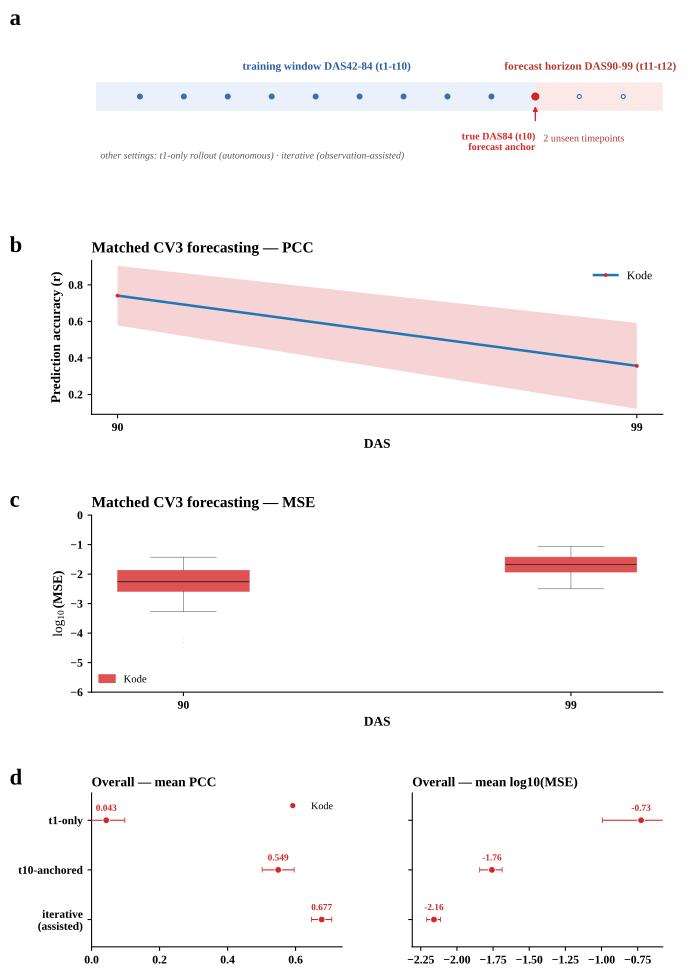

Reproduce this figure in Python.
# -*- coding: utf-8 -*-
"""fig7_extrap.py — 图七 外推 (forecasting) 主图, 四个数据集共用一份脚本 (照 fig7_extrap_maize.py 的版式)
用法: python fig7_extrap.py --dataset maize|arab|rice|uav
数据 (同目录, 由 make_fig7_data.py 生成):
  fig7_<ds>_b.csv  逐 DAS 的 mean/sd PCC/MSE (rec_tk; 有作者冻结值的数据集里 method 会有两行)
  fig7_<ds>_c.csv  逐 trait 的 MSE (rec_tk)
  fig7_<ds>_d.csv  三条件总体 mean/sd (rec_t1 / rec_tk / iter)
输出: fig7_extrap_<ds>.svg
"""
import os, argparse
import numpy as np, pandas as pd, matplotlib
matplotlib.use("Agg")
import matplotlib.pyplot as plt
from matplotlib.patches import Rectangle, Patch, FancyArrowPatch
from matplotlib.lines import Line2D

HERE = os.path.dirname(os.path.abspath(__file__))
plt.rcParams.update({
    "font.family": "serif", "font.serif": ["Times New Roman", "DejaVu Serif"],
    "mathtext.fontset": "custom", "mathtext.rm": "Times New Roman",
    "mathtext.it": "Times New Roman:italic",
    "font.size": 10, "axes.titlesize": 11.5, "axes.labelsize": 10,
    "axes.linewidth": 0.8, "xtick.labelsize": 8.8, "ytick.labelsize": 8.8,
    "legend.fontsize": 8.8, "savefig.dpi": 300, "figure.dpi": 110, "svg.fonttype": "none",
})
C_K, C_D = "#D62728", "#1F77B4"
LAB_K, LAB_D = "Kode", "dynamicGP-MegaLMM+TP1"
# 每个数据集: n_test(尾部留出点数) + 全部 DAS (从数据里读) + 面板 d 的横轴范围 (None=自适应)
SPECS = {
    "maize": dict(n_test=5, name="Maize MAGIC"),
    "arab":  dict(n_test=2, name="Arabidopsis"),
    "rice":  dict(n_test=2, name="Rice (control)"),
    "uav":   dict(n_test=2, name="UAV RGB (drought)"),
}

DS = "uav"
spec = SPECS[DS]
B = pd.read_csv(f"{HERE}/fig7_{DS}_b.csv")
C = pd.read_csv(f"{HERE}/fig7_{DS}_c.csv")
Dd = pd.read_csv(f"{HERE}/fig7_{DS}_d.csv")
DAS = sorted(B[B.method == LAB_K]["DAS"].astype(int).unique())
T = len(DAS); NT = int(spec["n_test"]); FC = DAS[-NT:]; TK = T - NT
ANCHOR = DAS[TK - 1]
HAS_AU = LAB_D in set(B.method)
print(f"[{DS}] T={T} DAS={DAS} | anchor t{TK}=DAS{ANCHOR} | horizon={FC} | 作者方法: {HAS_AU}")


def style(ax, title, ylab=None, xlab=None):
    if ylab: ax.set_ylabel(ylab, fontweight="bold", fontsize=10)
    if xlab: ax.set_xlabel(xlab, fontweight="bold", fontsize=10)
    ax.set_title(title, fontsize=11.5, fontweight="bold", loc="left", pad=6)
    ax.spines["top"].set_visible(False); ax.spines["right"].set_visible(False)
    ax.tick_params(axis="both", which="both", length=3)
    for lab in ax.get_xticklabels() + ax.get_yticklabels(): lab.set_fontweight("bold")


fig = plt.figure(figsize=(7.0, 11.0))
gs = fig.add_gridspec(4, 2, height_ratios=[0.82, 1.0, 1.15, 1.0], hspace=0.66, wspace=0.28,
                      left=0.135, right=0.985, top=0.93, bottom=0.065)

# ---------- a) 协议示意 (按数据集自适应: T 个时间点, 前 TK 训练, 后 NT 预测) ----------
axa = fig.add_subplot(gs[0, :]); axa.set_xlim(-0.6, T + 0.4); axa.set_ylim(-1.5, 2.5); axa.axis("off")
wtrain = TK - 0.5
axa.add_patch(Rectangle((-0.5, 0.05), wtrain + 0.5, 0.9, facecolor="#EAF1FA", edgecolor="none", zorder=0))
axa.add_patch(Rectangle((wtrain, 0.05), T - wtrain + 0.5, 0.9, facecolor="#FBE9E7", edgecolor="none", zorder=0))
axa.text(wtrain / 2, 1.35, f"training window  DAS{DAS[0]}-{ANCHOR}  (t1-t{TK})", ha="center",
         fontsize=8.4, color="#2C5D9E", fontweight="bold")
axa.text(wtrain + (T - wtrain) / 2, 1.35, f"forecast horizon  DAS{FC[0]}-{FC[-1]}  (t{TK+1}-t{T})",
         ha="center", fontsize=8.4, color="#B23A2E", fontweight="bold")
for i in range(T):
    axa.plot([i + 0.5], [0.5], marker="o", ms=3.6 if i < TK else 3.0,
             mfc="#3C6DB0" if i < TK else "white", mec="#3C6DB0", mew=0.9, zorder=3)
axa.plot([wtrain], [0.5], marker="o", ms=7.0, mfc=C_K, mec="white", mew=0.8, zorder=5)
axa.add_patch(FancyArrowPatch((wtrain, -0.35), (wtrain, 0.28), arrowstyle="-|>", mutation_scale=7,
                             lw=1.0, color=C_K, zorder=5))
axa.text(wtrain, -0.62, f"true DAS{ANCHOR} (t{TK})\nforecast anchor", ha="right", va="top", fontsize=7.6,
         color=C_K, fontweight="bold")
axa.text(wtrain + 0.18, -0.70, f"{NT} unseen timepoint{'s' if NT > 1 else ''}", ha="left", va="top", fontsize=7.6, color="#B23A2E")
axa.text(-0.4, -1.25, "other settings:  t1-only rollout (autonomous)   ·   iterative (observation-assisted)",
         ha="left", va="top", fontsize=7.4, color="0.35", style="italic")

# ---------- b) PCC (线 + ribbon) ----------
axb = fig.add_subplot(gs[1, :])
series = [(LAB_D, C_D, "--")] if HAS_AU else []
series += [(LAB_K, C_K, "-")]
# 2026-09-27: ?????? Kode ??, ????
LEG_ORDER = [LAB_K, LAB_D] if HAS_AU else [LAB_K]
for who, col, ls in series:
    g = B[B.method == who].sort_values("DAS"); g = g[g.DAS.isin(FC)]
    axb.fill_between(g.DAS, g.pcc_mean - g.pcc_sd, g.pcc_mean + g.pcc_sd, color=col, alpha=0.20, lw=0, zorder=2)
    axb.plot(g.DAS, g.pcc_mean, ls=ls, lw=1.9 if who == LAB_K else 1.6, marker="o", ms=2.6,
             mec=col, mfc=col, mew=0.25, label=who, zorder=3)
style(axb, "Matched CV3 forecasting — PCC", "Prediction accuracy (r)", "DAS")
axb.set_xticks(FC)
# 2026-09-27: ??? mean?SD ??????(???? mean, ??????), ???? PCC ? [0,1]
_lohi = [(v - s, v + s) for who, _c, _l in series
         for v, s in zip(B[(B.method == who) & (B.DAS.isin(FC))].pcc_mean,
                         B[(B.method == who) & (B.DAS.isin(FC))].pcc_sd)
         if np.isfinite(v) and np.isfinite(s)]
_lo = min(a for a, _b in _lohi); _hi = max(b for _a, b in _lohi)
axb.set_ylim(max(0.0, _lo - 0.03), min(1.0, _hi + 0.03))
_h, _l = axb.get_legend_handles_labels()
_idx = [_l.index(x) for x in LEG_ORDER if x in _l]
axb.legend([_h[i] for i in _idx], [_l[i] for i in _idx], frameon=False, loc="upper right")

# ---------- c) MSE (log10 分组箱线) ----------
axc = fig.add_subplot(gs[2, :])
offs = [0.0] if not HAS_AU else [-0.20, +0.20]
for (who, col, ls), off in zip(series, offs if HAS_AU else [0.0]):
    for i, t in enumerate(FC):
        v = C[(C.method == who) & (C.time == t)]["mse"].values.astype(float)
        v = np.log10(v[np.isfinite(v) & (v > 0)])
        if v.size == 0: continue
        bp = axc.boxplot([v], positions=[i + off], widths=0.15 if HAS_AU else 0.34, patch_artist=True,
                         manage_ticks=False, showfliers=True,
                         flierprops=dict(marker="o", markersize=0.8, markerfacecolor="0.35", markeredgecolor="none", alpha=0.1),
                         whiskerprops=dict(linewidth=0.35, color="0.25", linestyle=ls),
                         capprops=dict(linewidth=0.35, color="0.25", linestyle=ls),
                         boxprops=dict(linewidth=0.35, linestyle=ls),
                         medianprops=dict(linewidth=0.6, color="0.1", linestyle=ls))
        bp["boxes"][0].set_facecolor(col); bp["boxes"][0].set_edgecolor(col); bp["boxes"][0].set_alpha(0.80)
style(axc, "Matched CV3 forecasting — MSE", r"$\log_{10}$(MSE)", "DAS")
axc.set_xticks(range(len(FC))); axc.set_xticklabels([str(t) for t in FC])
lg = np.log10(C.mse[C.mse > 0])
axc.set_ylim(-6.0, 0.0)   # 2026-09-27: -6..0 (???? -0.17 ???)   # 2026-09-27: ?? -5..-1 (?????? 15 ????, ????????)
axc.legend(handles=[Patch(facecolor=C_K, edgecolor=C_K, alpha=0.80, label=LAB_K)]
           + ([Patch(facecolor=C_D, edgecolor=C_D, alpha=0.80, linestyle="--", label=LAB_D)] if HAS_AU else []),
           frameon=False, loc="lower left", fontsize=8.0, handlelength=1.5, borderpad=0.2, labelspacing=0.3)

# ---------- d) 三条件 paired dot ----------
AXP = fig.add_subplot(gs[3, 0]); AXM = fig.add_subplot(gs[3, 1])
SC = [("rec_t1", "t1-only"), ("rec_tk", f"t{TK}-anchored"), ("iter", "iterative\n(assisted)")]
ypos = np.arange(len(SC))[::-1]


def paired(ax, metric, xlab, xlim, log=False):
    # log=True: 图上画 log10(值), 误差棒取 log10(m - sd) / log10(m + sd) (非对称)
    for y, (s, _sl) in zip(ypos, SC):
        for who, col in series_labels:
            r = Dd[(Dd.method == who) & (Dd.scenario == s)]
            if len(r) == 0: continue
            r = r.iloc[0]
            m = float(r[f"{metric}_mean"]); sd = float(r[f"{metric}_sd"])
            if log:
                val = float(np.log10(m))
                xerr = [[val - float(np.log10(max(m - sd, 1e-12)))], [float(np.log10(m + sd)) - val]]
                lab = "%.2f" % val
            else:
                val = m; xerr = [sd]; lab = "%.3f" % m
            ax.errorbar([val], [y], xerr=xerr, fmt="o", ms=5.0, color=col,
                        mec="white", mew=0.6, capsize=2.0, elinewidth=0.8, zorder=3)
            ax.text(val, y + 0.19, lab, ha="center", fontsize=7.0,
                    color=col, fontweight="bold")
    ax.set_yticks(ypos); ax.set_yticklabels([s for _k, s in SC], fontsize=8.6)
    ax.set_ylim(-0.55, len(SC) - 0.45); ax.set_xlim(*xlim)
    style(ax, xlab, None, None)


series_labels = [(who, col) for who, col, _ls in series]
_all = [v for m in ("pcc", "mse") for who, _c in series_labels for s, _sl in SC
        for v in [Dd[(Dd.method == who) & (Dd.scenario == s)][f"{m}_mean"]] if len(v)]
px = [float(v.iloc[0]) for v in _all[:len(_all) // 2]] or [0.3]
mx = [float(v.iloc[0]) for v in _all[len(_all) // 2:]] or [0.01]
mxl = [float(np.log10(v)) for v in mx if v > 0] or [-1.5]
paired(AXP, "pcc", f"mean PCC ({FC[0]}-{FC[-1]})", (max(0.0, min(px) - 0.06), min(1.02, max(px) + 0.06)))
# 2026-09-28: 面板 d 的 MSE 改画 log10(MSE), 与面板 c / 图2 口径一致
paired(AXM, "mse", f"mean log10(MSE) ({FC[0]}-{FC[-1]})", (min(mxl) - 0.15, max(mxl) + 0.15), log=True)
AXP.set_title("Overall — mean PCC", fontsize=10, fontweight="bold", loc="left", pad=5)
AXM.set_title("Overall — mean log10(MSE)", fontsize=10, fontweight="bold", loc="left", pad=5)
AXM.set_yticklabels([])
_cdict = {w: c for w, c in series_labels}
_seq = LEG_ORDER + [w for w, _c in series_labels if w not in LEG_ORDER]
AXP.legend(handles=[Line2D([], [], marker="o", ls="", ms=5.0, color=_cdict[w], mec="white", label=w)
                    for w in _seq if w in _cdict], frameon=False, loc="upper right", fontsize=7.6)

# ---------- 统一面板字母 ----------
fig.canvas.draw()
_r = fig.canvas.get_renderer(); _W = fig.get_figwidth() * fig.dpi; _lefts = []
for _ax in fig.axes:
    _arts = (list(_ax.texts) + [_ax.title, _ax.xaxis.label, _ax.yaxis.label]
             + list(_ax.get_xticklabels()) + list(_ax.get_yticklabels()))
    for _t in _arts:
        if _t.get_text().strip(): _lefts.append(_t.get_window_extent(renderer=_r).x0)
for _t in fig.texts:
    if _t.get_text().strip(): _lefts.append(_t.get_window_extent(renderer=_r).x0)
for _lab, _ax in [("a", axa), ("b", axb), ("c", axc), ("d", AXP)]:
    fig.text(min(_lefts) / _W - 0.012, _ax.get_position().y1 + 0.008, _lab, fontsize=17, fontweight="bold")

out = os.path.join(HERE, f"fig7_extrap_{DS}.svg")
fig.savefig(out, format="svg", bbox_inches="tight")
print("saved ->", out)
